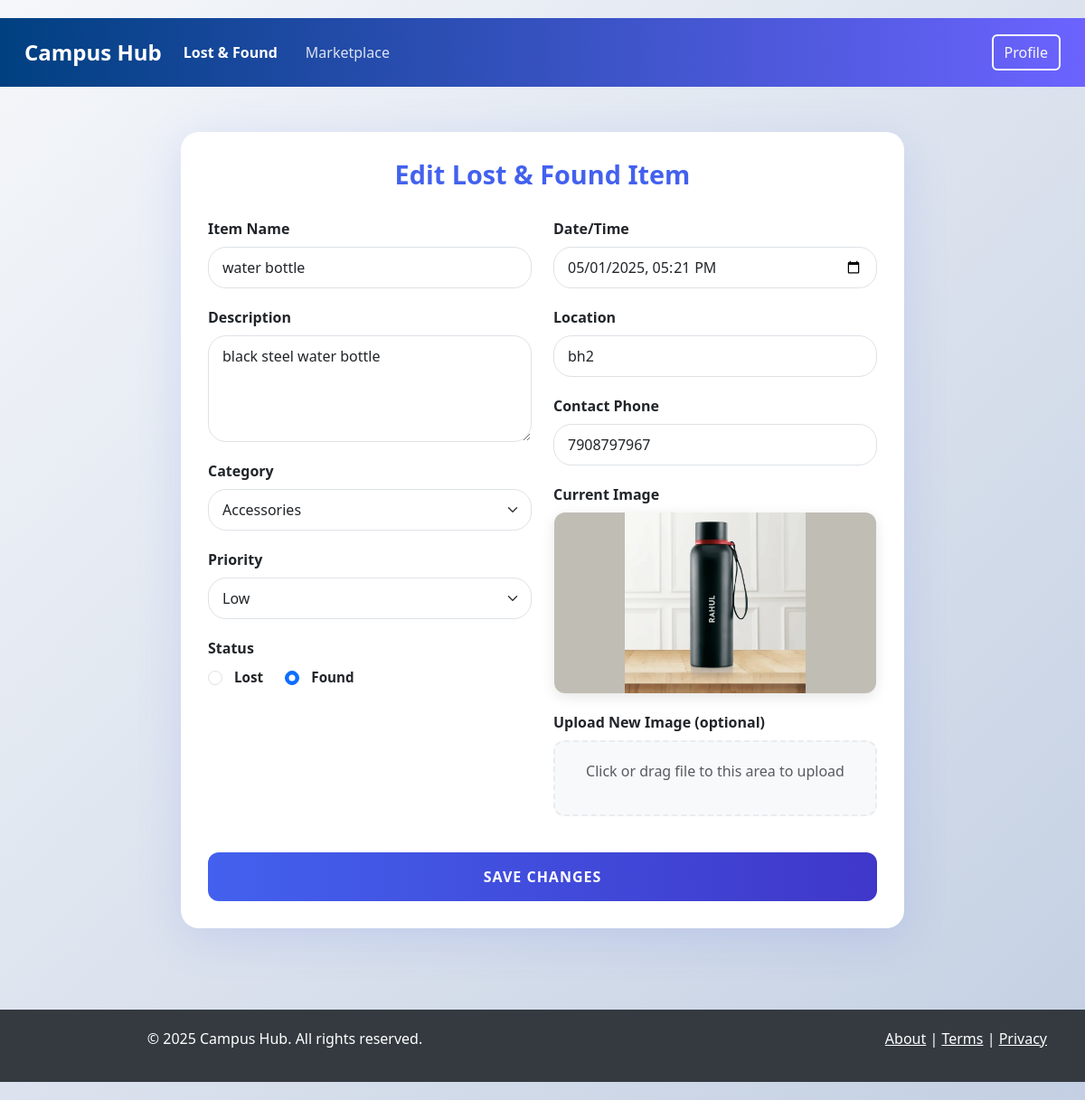
/lost/edit/2 (signed in), run on the app's committed database.
### tables this page shows
CREATE TABLE lost_found_item (
            id INTEGER PRIMARY KEY AUTOINCREMENT,
            name TEXT NOT NULL,
            description TEXT,
            category TEXT,
            status TEXT NOT NULL,
            priority INTEGER DEFAULT 1,
            image_path TEXT,
            date TEXT NOT NULL,
            location TEXT,
            contact_info TEXT,
            latitude REAL,
            longitude REAL,
            user_id INTEGER NOT NULL, found_by INTEGER, claimed_by INTEGER,
            FOREIGN KEY (user_id) REFERENCES user (id)
        );

### blueprints/lost_and_found/routes.py (the view, shortened to what this page needs)
@lost_and_found_bp.route('/edit/<int:item_id>', methods=['GET', 'POST'])
@login_required
def edit_item(item_id):
    item = models.get_lost_found_item(item_id)
    if not item:
        flash('Item not found', 'danger')
        return redirect(url_for('lost_and_found.dashboard'))
    user = models.get_user_by_id(current_user.id)
    if not (item['user_id'] == current_user.id or user['is_admin']):
        flash('You are not authorized to edit this item', 'danger')
        return redirect(url_for('lost_and_found.dashboard'))
    categories = models.get_categories('lost_found')
    return render_template('lost_and_found/edit.html', item=item, categories=categories)

### Main.py (called while the page is built)
@login_manager.user_loader
def load_user(user_id):
    user = models.get_user_by_id(user_id)
    if user:
        return models.User(user['id'])
    return None

@app.context_processor
def inject_user_info():
    if current_user.is_authenticated:
        user = models.get_user_by_id(current_user.id)
        if user:
            return {'get_user_info': lambda: user}
    return {'get_user_info': lambda: None}

### models.py (called while the page is built)
def get_db_connection():
    conn = sqlite3.connect(DB_PATH)
    conn.row_factory = sqlite3.Row
    conn.execute('PRAGMA foreign_keys = ON')
    conn.execute('PRAGMA journal_mode = WAL')
    return conn

def get_user_by_id(user_id):
    conn = get_db_connection()
    cur = conn.cursor()
    cur.execute('SELECT * FROM user WHERE id = ?', (user_id,))
    user = cur.fetchone()
    conn.close()
    return dict(user) if user else None

def get_categories(type=None):
    conn = get_db_connection()
    cur = conn.cursor()
    if type:
        cur.execute('SELECT * FROM category WHERE type = ?', (type,))
    else:
        cur.execute('SELECT * FROM category')
    categories = [dict(row) for row in cur.fetchall()]
    conn.close()
    return categories

def get_lost_found_item(item_id):
    conn = get_db_connection()
    cur = conn.cursor()
    cur.execute('''
        SELECT i.*, u.username
        FROM lost_found_item i
        JOIN user u ON i.user_id = u.id
        WHERE i.id = ?
    ''', (item_id,))
    item = cur.fetchone()
    conn.close()
    return dict(item) if item else None

### templates/lost_and_found/edit.html (shortened to what this page needs)
{% extends "base.html" %}
{% block lost_found_active %}active{% endblock %}
{% block content %}
<div class="form-container">
  <h2 class="form-title">Edit Lost & Found Item</h2>
  <form action="{{ url_for('lost_and_found.edit_item', item_id=item.id) }}"
        method="POST" enctype="multipart/form-data">
    <div class="row">
      <div class="col-md-6">
        <div class="form-group">
          <label for="name">Item Name</label>
          <input type="text" id="name" name="name"
                 class="form-control" value="{{ item.name }}"
                 placeholder="Enter item name" required>
        </div>
        <div class="form-group">
          <label for="description">Description</label>
          <textarea id="description" name="description"
                    class="form-control" rows="4"
                    placeholder="Provide a brief description"
                    required>{{ item.description }}</textarea>
        </div>
        <div class="form-group">
          <label for="category">Category</label>
          <select id="category" name="category"
                  class="form-select" required>
            {% for category in categories %}
              <option value="{{ category.name }}"
                {{ 'selected' if category.name == item.category else '' }}>
                {{ category.name|capitalize }}
              </option>
            {% endfor %}
          </select>
        </div>
        <div class="form-group">
          <label for="priority">Priority</label>
          <select id="priority" name="priority"
                  class="form-select" required>
            <option value="1" {{ 'selected' if item.priority==1 else '' }}>Low</option>
          </select>
        </div>
        <div class="form-group">
          <label>Status</label>
          <div>
            <div class="form-check form-check-inline">
              <input type="radio" id="lost" name="status" value="lost"
                     class="form-check-input"
                     {{ 'checked' if item.status=='lost' else '' }}>
              <label for="lost" class="form-check-label">Lost</label>
            </div>
            <div class="form-check form-check-inline">
              <input type="radio" id="found" name="status" value="found"
                     class="form-check-input"
                     {{ 'checked' if item.status=='found' else '' }}>
              <label for="found" class="form-check-label">Found</label>
            </div>
          </div>
        </div>
      </div>
      <div class="col-md-6">
        <div class="form-group">
          <label for="date">Date/Time</label>
          <input type="datetime-local" id="date" name="date"
                 class="form-control" value="{{ item.date }}" required>
        </div>
        <div class="form-group">
          <label for="location">Location</label>
          <input type="text" id="location" name="location"
                 class="form-control" value="{{ item.location }}"
                 placeholder="Enter the location" required>
        </div>
        <div class="form-group">
          <label for="contact_info">Contact Phone</label>
          <input type="tel" id="contact_info" name="contact_info"
                 class="form-control" value="{{ item.contact_info }}"
                 pattern="\d{10}" maxlength="10"
                 placeholder="Enter 10-digit phone number"
                 title="10 digit phone number" required>
        </div>
        <div class="form-group">
          <label>Current Image</label>
          <div class="current-image">
            <img src="{{ item.image_path
                   and url_for('static', filename=item.image_path[1:])
                   or 'https://dummyimage.com/600x400/cccccc/000000.png&text=No+Image' }}"
                 alt="{{ item.name }}">
          </div>
          <label for="image_path">Upload New Image (optional)</label>
          <div class="file-upload">
            <p class="text-muted">Click or drag file to this area to upload</p>
          </div>
        </div>
      </div>
    </div>
    <button type="submit" class="btn-submit">Save Changes</button>
  </form>
</div>
{% endblock %}

### templates/base.html (style rules this page uses)
body { font-family: 'Arial', sans-serif; background-color: #f9fafc; color: #343a40; }
.form-container { background-color: #ffffff; border-radius: 15px; padding: 30px; box-shadow: 0 8px 20px rgba(0, 0, 0, 0.15); margin-bottom: 30px; }
.form-title { font-weight: bold; color: #0056b3; margin-bottom: 20px; text-align: center; }
.form-control, .form-select { border-radius: 20px; padding: 10px 15px; }

### templates/lost_and_found/edit.html (style rules this page uses)
:root { --primary: #4361ee; --secondary: #3f37c9; --accent: #4cc9f0; --light: #f8f9fa; --dark: #212529; --success: #4CAF50; --danger: #dc3545; --info: #17a2b8; }
body { background: linear-gradient(135deg, #f5f7fa 0%, #c3cfe2 100%); font-family: 'Segoe UI', system-ui, -apple-system, sans-serif; padding: 20px 0; }
.form-container { max-width: 800px; margin: 30px auto; padding: 30px; background: #fff; border-radius: 20px; box-shadow: 0 10px 50px rgba(67, 97, 238, 0.15); animation: fadeIn 0.8s ease-out; }
.form-title { text-align: center; font-size: 1.8rem; font-weight: 700; margin-bottom: 30px; color: var(--primary); }
.form-group { margin-bottom: 20px; }
.form-group label { font-weight: 600; color: var(--dark); display: block; margin-bottom: 8px; }
.form-check-inline { margin-right: 20px; }
.form-check-label { margin-left: 5px; font-size: 0.95rem; }
.file-upload { position: relative; border: 2px dashed #e9ecef; border-radius: 12px; padding: 20px; text-align: center; background: var(--light); transition: background-color 0.3s, border-color 0.3s; cursor: pointer; }
.current-image { text-align: center; margin-bottom: 20px; }
.current-image img { max-width: 100%; max-height: 200px; border-radius: 12px; box-shadow: 0 4px 15px rgba(0, 0, 0, 0.1); }
.btn-submit { width: 100%; padding: 15px; border: none; border-radius: 12px; background: linear-gradient(to right, var(--primary), var(--secondary)); color: #fff; font-size: 1rem; font-weight: 600; letter-spacing: 1px; text-transform: uppercase; cursor: pointer; transition: box-shadow 0.3s, transform 0.3s; margin-top: 20px; }

### data on the page
lost_found_item: name "water bottle", description "black steel water bottle", date "05/01/2025 17:21", location "bh2", contact_info "7908797967", image_path (picture)

### other printed values
form field category "Accessories"
